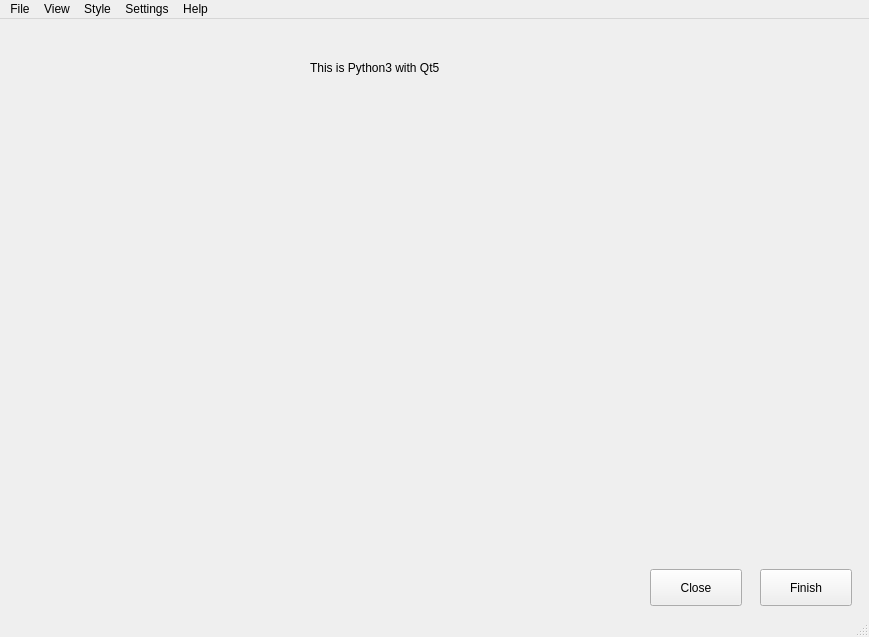
<?xml version="1.0" encoding="UTF-8"?>
<ui version="4.0">
 <class>MainWindow</class>
 <widget class="QMainWindow" name="MainWindow">
  <property name="geometry">
   <rect>
    <x>0</x>
    <y>0</y>
    <width>869</width>
    <height>637</height>
   </rect>
  </property>
  <property name="windowTitle">
   <string>MainWindow</string>
  </property>
  <widget class="QWidget" name="centralwidget">
   <widget class="QPushButton" name="pushButton">
    <property name="geometry">
     <rect>
      <x>650</x>
      <y>550</y>
      <width>92</width>
      <height>37</height>
     </rect>
    </property>
    <property name="text">
     <string>Close</string>
    </property>
   </widget>
   <widget class="QPushButton" name="pushButton_2">
    <property name="geometry">
     <rect>
      <x>760</x>
      <y>550</y>
      <width>92</width>
      <height>37</height>
     </rect>
    </property>
    <property name="text">
     <string>Finish</string>
    </property>
   </widget>
   <widget class="QLabel" name="label">
    <property name="geometry">
     <rect>
      <x>310</x>
      <y>40</y>
      <width>401</width>
      <height>18</height>
     </rect>
    </property>
    <property name="text">
     <string>This is Python3 with Qt5</string>
    </property>
   </widget>
  </widget>
  <widget class="QMenuBar" name="menubar">
   <property name="geometry">
    <rect>
     <x>0</x>
     <y>0</y>
     <width>869</width>
     <height>30</height>
    </rect>
   </property>
   <widget class="QMenu" name="menuFile">
    <property name="title">
     <string>File</string>
    </property>
    <addaction name="actionNew"/>
    <addaction name="actionNew_Project"/>
    <addaction name="actionOpen"/>
    <addaction name="actionSave"/>
    <addaction name="actionSaev_As"/>
    <addaction name="actionImport"/>
    <addaction name="actionExort"/>
    <addaction name="separator"/>
    <addaction name="actionExit"/>
   </widget>
   <widget class="QMenu" name="menuView">
    <property name="title">
     <string>View</string>
    </property>
    <addaction name="actionZoom_in"/>
    <addaction name="actionZoom_out"/>
    <addaction name="actionSize"/>
    <addaction name="actionEditor_Font_size"/>
   </widget>
   <widget class="QMenu" name="menuStyle">
    <property name="title">
     <string>Style</string>
    </property>
    <addaction name="actionFont"/>
    <addaction name="actionFont_Stye"/>
   </widget>
   <widget class="QMenu" name="menuSettings">
    <property name="title">
     <string>Settings</string>
    </property>
    <addaction name="actionThemes"/>
    <addaction name="actionPreferences"/>
    <addaction name="actionColor_Schemes"/>
   </widget>
   <widget class="QMenu" name="menuHelp">
    <property name="title">
     <string>Help</string>
    </property>
    <addaction name="actionInstallation"/>
    <addaction name="actionAbout"/>
   </widget>
   <addaction name="menuFile"/>
   <addaction name="menuView"/>
   <addaction name="menuStyle"/>
   <addaction name="menuSettings"/>
   <addaction name="menuHelp"/>
  </widget>
  <widget class="QStatusBar" name="statusbar"/>
  <action name="actionNew">
   <property name="text">
    <string>New</string>
   </property>
  </action>
  <action name="actionNew_Project">
   <property name="text">
    <string>New Project...</string>
   </property>
  </action>
  <action name="actionOpen">
   <property name="text">
    <string>Open...</string>
   </property>
  </action>
  <action name="actionSave">
   <property name="text">
    <string>Save</string>
   </property>
  </action>
  <action name="actionSaev_As">
   <property name="text">
    <string>Save As..</string>
   </property>
  </action>
  <action name="actionImport">
   <property name="text">
    <string>Import..</string>
   </property>
  </action>
  <action name="actionExort">
   <property name="text">
    <string>Export...</string>
   </property>
  </action>
  <action name="actionExit">
   <property name="text">
    <string>Exit</string>
   </property>
  </action>
  <action name="actionInstallation">
   <property name="text">
    <string>Installation </string>
   </property>
  </action>
  <action name="actionAbout">
   <property name="text">
    <string>About</string>
   </property>
  </action>
  <action name="actionThemes">
   <property name="text">
    <string>Themes</string>
   </property>
  </action>
  <action name="actionPreferences">
   <property name="text">
    <string>Preferences...</string>
   </property>
  </action>
  <action name="actionColor_Schemes">
   <property name="text">
    <string>Color Schemes</string>
   </property>
  </action>
  <action name="actionFont_typoe">
   <property name="text">
    <string>Font typoe</string>
   </property>
  </action>
  <action name="actionFont">
   <property name="text">
    <string>Font</string>
   </property>
  </action>
  <action name="actionFont_Stye">
   <property name="text">
    <string>Font Style</string>
   </property>
  </action>
  <action name="actionZoom_in">
   <property name="text">
    <string>Zoom in</string>
   </property>
  </action>
  <action name="actionZoom_out">
   <property name="text">
    <string>Zoom out</string>
   </property>
  </action>
  <action name="actionSize">
   <property name="text">
    <string>Size</string>
   </property>
  </action>
  <action name="actionEditor_Font_size">
   <property name="text">
    <string>Editor Font size</string>
   </property>
  </action>
 </widget>
 <resources/>
 <connections/>
</ui>
